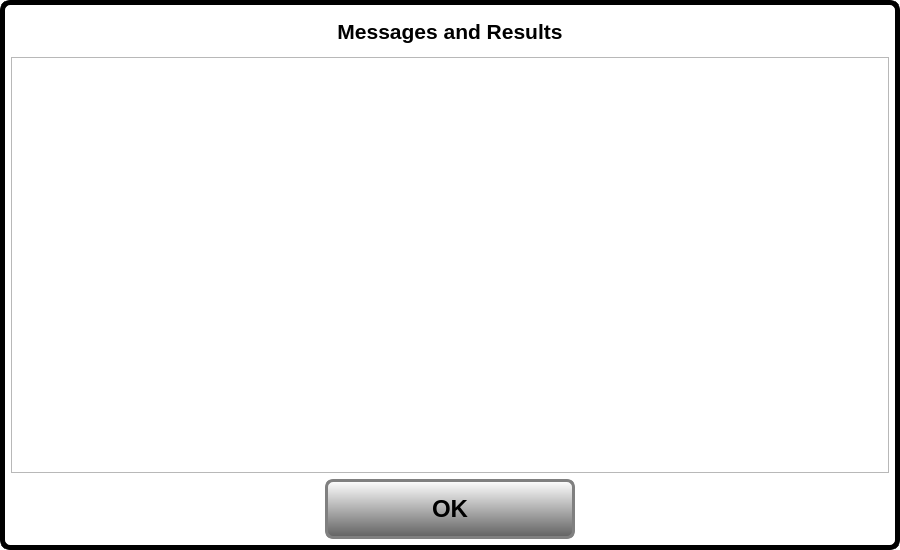
<?xml version="1.0" encoding="UTF-8"?>
<ui version="4.0">
 <class>failure</class>
 <widget class="QDialog" name="failure">
  <property name="geometry">
   <rect>
    <x>0</x>
    <y>0</y>
    <width>900</width>
    <height>550</height>
   </rect>
  </property>
  <property name="minimumSize">
   <size>
    <width>900</width>
    <height>550</height>
   </size>
  </property>
  <property name="windowTitle">
   <string>Error Condition ...</string>
  </property>
  <property name="autoFillBackground">
   <bool>false</bool>
  </property>
  <property name="styleSheet">
   <string notr="true">QDialog#failure
{
border-style:outset;
border-radius:10px;
border: 5px solid black;
color: black;
background-color: white;
}</string>
  </property>
  <layout class="QHBoxLayout" name="horizontalLayout">
   <item>
    <layout class="QVBoxLayout" name="layVert">
     <item>
      <widget class="QLabel" name="lblWarning">
       <property name="minimumSize">
        <size>
         <width>0</width>
         <height>40</height>
        </size>
       </property>
       <property name="font">
        <font>
         <pointsize>16</pointsize>
         <weight>75</weight>
         <bold>true</bold>
        </font>
       </property>
       <property name="autoFillBackground">
        <bool>false</bool>
       </property>
       <property name="styleSheet">
        <string notr="true"> QLabel#lblWarning
{
background-color: white
}</string>
       </property>
       <property name="text">
        <string>Messages and Results</string>
       </property>
       <property name="alignment">
        <set>Qt::AlignCenter</set>
       </property>
      </widget>
     </item>
     <item>
      <widget class="QTextEdit" name="txtReasons">
       <property name="font">
        <font>
         <pointsize>14</pointsize>
        </font>
       </property>
      </widget>
     </item>
     <item>
      <layout class="QHBoxLayout" name="layButDone">
       <item>
        <spacer name="spcLeft">
         <property name="orientation">
          <enum>Qt::Horizontal</enum>
         </property>
         <property name="sizeHint" stdset="0">
          <size>
           <width>40</width>
           <height>20</height>
          </size>
         </property>
        </spacer>
       </item>
       <item>
        <widget class="QPushButton" name="butDone">
         <property name="minimumSize">
          <size>
           <width>250</width>
           <height>60</height>
          </size>
         </property>
         <property name="font">
          <font>
           <pointsize>18</pointsize>
           <weight>75</weight>
           <bold>true</bold>
          </font>
         </property>
         <property name="styleSheet">
          <string notr="true">QPushButton#butDone
{
background-color: qlineargradient(spread:repeat, x1:0, y1:1, x2:0, y2:0, stop:0 rgba(96,96,96, 255), stop:1 rgba(255, 255, 255, 255));
border-style:outset;
border-radius:8px;
border:3px solid gray;
}

QPushButton#butDone:pressed {
    background-color: rgb(224, 0, 0);
    border-style: inset;
}</string>
         </property>
         <property name="text">
          <string>OK</string>
         </property>
        </widget>
       </item>
       <item>
        <spacer name="spcRight">
         <property name="orientation">
          <enum>Qt::Horizontal</enum>
         </property>
         <property name="sizeHint" stdset="0">
          <size>
           <width>40</width>
           <height>20</height>
          </size>
         </property>
        </spacer>
       </item>
      </layout>
     </item>
    </layout>
   </item>
  </layout>
 </widget>
 <resources/>
 <connections/>
</ui>
